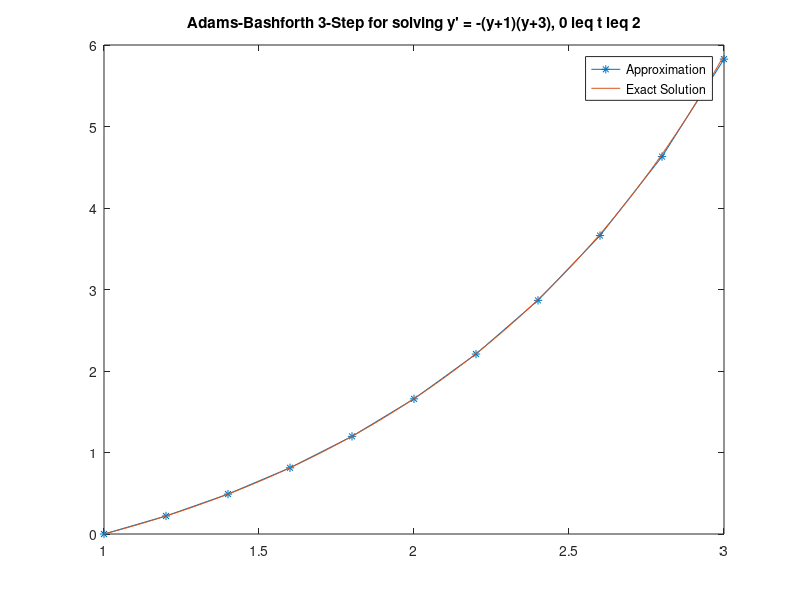
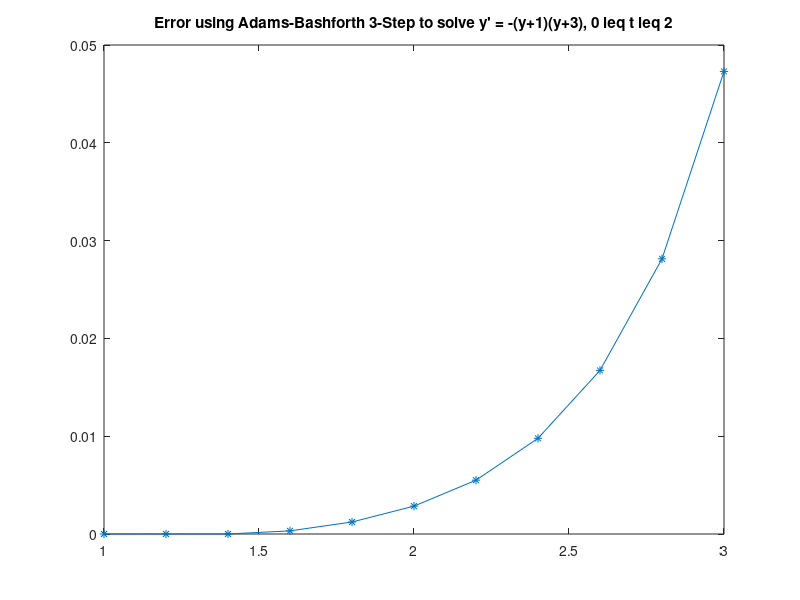

Write MATLAB code to recreate these figures, in order.
%% Adams-Bashforth 3-Step

%% Inputs

a = 1;          % left endpoint
b = 3;          % right endpoint
h = 0.2;        % stepsize
N = (b-a)/h;    % the number of steps
alpha = 0;      % initial y value

f = @(t,y) 1 + y/t + (y/t)^2;        % as in dy/dt = f(t,y);

%% Adams-Bashforth 3-Step

t = zeros(1,N+1);       % stores all the t values
w = zeros(1,N+1);       % stores all the approximation values

t(1) = a;
w(1) = alpha;

% run Runge-Kutta for two steps to get w(2), w(3)
for i=1:2
    t(i+1) = a + i*h;
    k1 = h * f(t(i),w(i));
    k2 = h*f( t(i) + h/2, w(i) + k1/2 );
    k3 = h*f( t(i) + h/2, w(i) + k2/2 );
    k4 = h*f( t(i+1), w(i) + k3 );
    w(i+1) = w(i) + (1/6)*(k1 + 2*k2 + 2*k3 + k4);
end

for i=3:N
    t(i+1) = a + i*h;
    w(i+1) = w(i) + (h/12)*(23*f(t(i),w(i)) -16*f(t(i-1),w(i-1)) + 5*f(t(i-2),w(i-2)));
end

%% Plot the approximation

figure()
plot(t,w,'*-')
hold on;            % so we can plot multiple things on the same graph

%% Plot the exact solution

y = @(t) t*tan(log(t));

num_plot = 100;     % need a lot of plotting points to get a smooth graph!

t_plot = zeros(1,num_plot+1);
y_plot = zeros(1,num_plot+1);
h_plot = (b-a)/num_plot;

for i=1:num_plot+1
    t_plot(i) = a + (i-1) * h_plot;
    y_plot(i) = y(t_plot(i));
end

plot(t_plot,y_plot)
title("Adams-Bashforth 3-Step for solving y' = -(y+1)(y+3), 0 \leq t \leq 2")
legend("Approximation","Exact Solution")

%% Compute the actual errors, error bound, and print information

error = zeros(1,N+1);
fprintf('i\tt_i\t\tw_i\t\ty(t_i)\t\t|y(t_i) - w_i)|\n')

for i=1:N+1
    error(i) = abs( y(t(i)) - w(i) );                 % | y(t_i) - w_i |
    fprintf('%d\t%.9f\t%.9f\t%.9f\t%.9f\n',i-1,t(i),w(i),y(t(i)),error(i))
end

%% Plot the error

figure()
plot(t,error,'*-')
title("Error using Adams-Bashforth 3-Step to solve y' = -(y+1)(y+3), 0 \leq t \leq 2")















